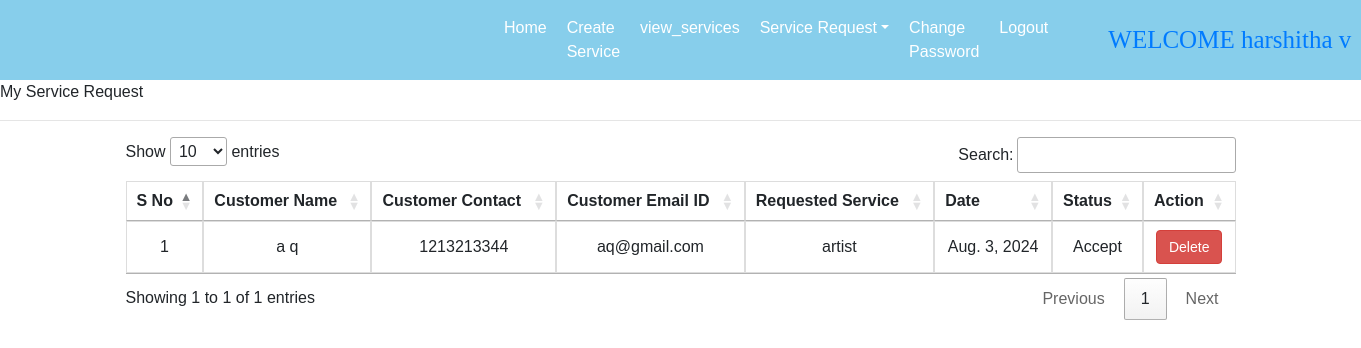
Screenshot of /request_all/ (signed in) with the database file from the repository.
### servicefinder/models.py (models this page shows, shortened)
class Orders(models.Model):
    customer = models.ForeignKey(CustomerUser, on_delete=models.CASCADE, null=True)
    service = models.ForeignKey(Service, on_delete=models.CASCADE, null=True)
    serviceman = models.ForeignKey(Provider, on_delete=models.CASCADE, null=True)
    apply_date = models.DateField(null=True)
    status = models.CharField(max_length=20, null=True)
    statu = models.CharField(max_length=20, null=True)

class CustomerUser(models.Model):
    user = models.ForeignKey(User, on_delete=models.CASCADE, null=True)
    mobile = models.CharField(max_length=15, null=True)
    image = models.FileField(null=True)
    gender = models.CharField(max_length=15, null=True)
    type = models.CharField(max_length=15, null=True)
    address=models.CharField(max_length=255, null=True)

class Service(models.Model):
    provider = models.ForeignKey(Provider, on_delete=models.CASCADE, null=True)
    service_name = models.CharField(max_length=15, null=True)
    experience = models.CharField(max_length=15, null=True)
    location = models.CharField(max_length=150, null=True)
    description = models.CharField(max_length=200, null=True)

### servicefinder/views.py (the view)
# urls.py: path('request_all/',request_all, name='request_all'),
def request_all(request):
    if not request.user.is_authenticated:
        return redirect('provider_login')
    try:
        serviceman = Provider.objects.get(user=request.user)
        service_requests = Orders.objects.filter(serviceman=serviceman)
        d = {'service_requests': service_requests}
        return render(request, 'request_all.html', d)
    except Orders.DoesNotExist:
        return redirect('request_all')

### servicefinder/templates/request_all.html (shortened to what this page needs)
{% load static %}
{% block body %}
{% include 'provider_navigation.html' %}
<marquee>My Service Request</marquee>
<hr>
<div class="container">
    <table class="custom-table" id="example">
        <thead>
            <tr>
                <th>S No</th>
                <th>Customer Name</th>
                <th>Customer Contact</th>
                <th>Customer Email ID</th>
                <th>Requested Service</th>
                <th>Date</th>
                <th>Status</th>
                <th>Action</th>
            </tr>
        </thead>
        <tbody>
            {% for i in service_requests %}
                {% if request.user.id == i.serviceman.user.id %}
                    <tr>
                        <td>{{ forloop.counter }}</td>
                        <td>{{ i.customer.user.first_name }} {{ i.customer.user.last_name }}</td>
                        <td>{{ i.customer.mobile }}</td>
                        <td>{{ i.customer.user.username }}</td>
                        <td>{{ i.service.service_name }}</td>
                        <td>{{ i.apply_date }}</td>
                        <td>{{ i.status }}</td>
                        <td>
                            <a href="{% url 'delete_request' i.id %}" class="btn btn-danger btn-sm">Delete</a>
                        </td>
                    </tr>
                {% endif %}
            {% endfor %}
        </tbody>
    </table>
</div>
<link rel="stylesheet" type="text/css" href="https://cdn.datatables.net/1.11.5/css/jquery.dataTables.css">
{% endblock %}

### servicefinder/templates/provider_navigation.html (shortened to what this page needs)
<html>
<head>
    {% load static %}
<link rel="stylesheet" href="https://cdn.jsdelivr.net/npm/bootstrap@4.6.2/dist/css/bootstrap.min.css">
</head>
<body>
     <nav class="navbar navbar-expand-sm" style="background-color:skyblue">
        <a class="navbar-brand text-white pl-5 font-weight-bold" style="font-family:'Monotype Corsiva'; font-size:30px" ></a>
        <ul class="navbar-nav">
            <li class="nav-item">
                <a class="nav-link" style="margin-right:400px"></a>
            </li>
            <li class="nav-item">
                <a class="nav-link" href="{% url 'provider_home' %}" >Home</a>
            </li>
            <li class="nav-item">
                <a class="nav-link"  href="{% url 'create_service' %}"> Create Service</a>
            </li>
            <li class="nav-item">
                <a class="nav-link" href="{% url 'view_services' %}" >view_services</a>
            </li>
            <li class="nav-item dropdown">
                <a class="nav-link dropdown-toggle" href="#" id="navbarDropdownMenuLink" role="button" data-toggle="dropdown" aria-haspopup="true" aria-expanded="false">Service Request</a>
            </li>
            <li class="nav-item">
                <a class="nav-link" href="{% url 'provider_passwordchange' %}" >Change Password</a>
            </li>
            <li class="nav-item">
                <a class="nav-link" href="{% url 'provider_logout' %}" >Logout</a>
            </li>
        </ul>
    <a class="navbar-brand text-black pl-5 font-black-bold" style="font-family:'Monotype Corsiva'; font-size:25px" >WELCOME {{request.user.first_name}} {{request.user.last_name}}</a>
    </nav>
   </body>
</html>

### servicefinder/templates/provider_navigation.html (style rules this page uses)
.nav-link { color:white; margin-right:4px; }

### servicefinder/templates/request_all.html (style rules this page uses)
body { font-family: 'Arial', sans-serif; }
table { width: 100%; border-collapse: collapse; border-spacing: 0; }
table th, table td { padding: 8px; border: 1px solid #ddd; text-align: center; }
.btn { display: inline-block; padding: 6px 12px; margin-bottom: 0; font-size: 14px; font-weight: 400; line-height: 1.42857143; text-align: center; white-space: nowrap; vertical-align: middle; cursor: pointer; background-image: none; border: 1px solid transparent; border-radius: 4px; color: #fff; background-color: #337ab7; border-color: #2e6da4; }
.btn-danger { background-color: #d9534f; border-color: #d43f3a; }

### rows the page displays
Orders: customer.user.first_name "a", customer.user.last_name "q", customer.mobile "1213213344", customer.user.username "aq@gmail.com", service.service_name "artist", apply_date "Aug. 3, 2024", status "Accept"

### other values shown
{{ request.user.first_name }} "harshitha"
{{ request.user.last_name }} "v"
